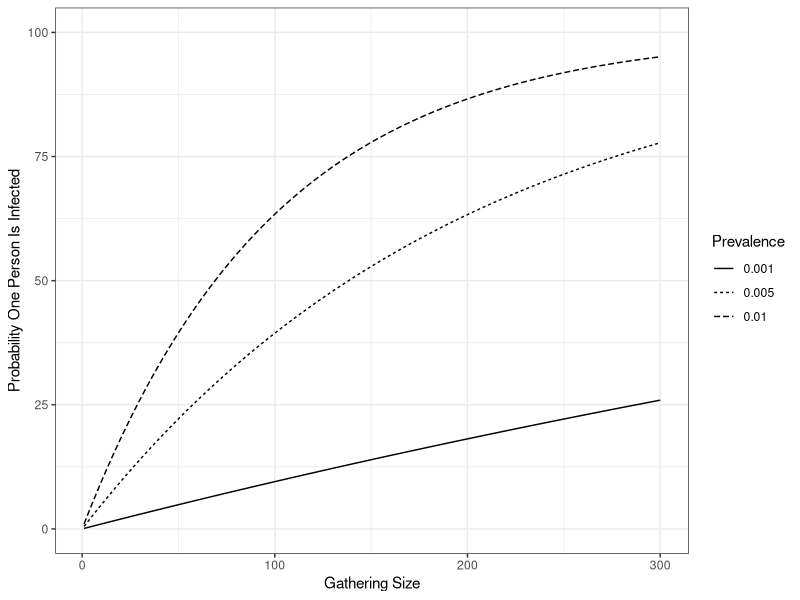
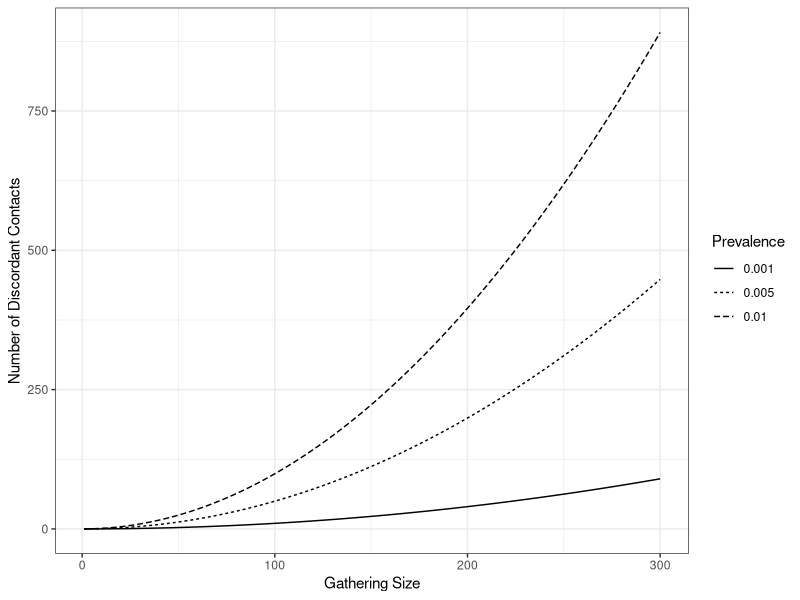

The R script that drew these images, in order:
## ---- chunk 1
library(tidyverse)
## ---- chunk 2

prob_one_infected <- function(n, p){
  return((1 - (1-p)^n) * 100)
}

num_discordant_contacts <- function(n,p){
  return(p*(1-p)*n^2)
}

data <- expand.grid(class_size = seq(1,300,1),
                    prevalence = c(1/1000, 5/1000, 10/1000)) %>% 
  mutate(prob = prob_one_infected(n = class_size, p = prevalence),
         num_contacts = num_discordant_contacts(n = class_size, p = prevalence))

p <- ggplot(data,
       mapping = aes(x=class_size, y = prob, linetype = factor(prevalence))) + 
  geom_line() + 
  theme_bw() + 
  xlab('Gathering Size') + 
  ylab('Probability One Person Is Infected') +
  scale_y_continuous(limits = c(0,100)) + 
  guides(linetype=guide_legend(title="Prevalence"))


p
## ---- chunk 3
p2 <- ggplot(data,
       mapping = aes(x=class_size, y = num_contacts, linetype = factor(prevalence))) + 
  geom_line() + 
  theme_bw() + xlab('Gathering Size') + 
  ylab('Number of Discordant Contacts') +
  guides(linetype=guide_legend(title="Prevalence"))
  

p2

